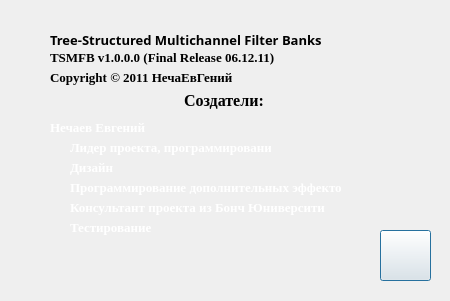
<?xml version="1.0" encoding="UTF-8"?>
<ui version="4.0">
 <class>dialogAbout</class>
 <widget class="QDialog" name="dialogAbout">
  <property name="geometry">
   <rect>
    <x>0</x>
    <y>0</y>
    <width>450</width>
    <height>301</height>
   </rect>
  </property>
  <property name="mouseTracking">
   <bool>true</bool>
  </property>
  <property name="contextMenuPolicy">
   <enum>Qt::NoContextMenu</enum>
  </property>
  <property name="windowTitle">
   <string>TSMFB</string>
  </property>
  <property name="windowIcon">
   <iconset resource="resource.qrc">
    <normaloff>:/images/russian_federation.png</normaloff>:/images/russian_federation.png</iconset>
  </property>
  <property name="windowOpacity">
   <double>1.000000000000000</double>
  </property>
  <property name="autoFillBackground">
   <bool>true</bool>
  </property>
  <widget class="QLabel" name="label">
   <property name="enabled">
    <bool>true</bool>
   </property>
   <property name="geometry">
    <rect>
     <x>-20</x>
     <y>-110</y>
     <width>491</width>
     <height>511</height>
    </rect>
   </property>
   <property name="autoFillBackground">
    <bool>false</bool>
   </property>
   <property name="frameShape">
    <enum>QFrame::NoFrame</enum>
   </property>
   <property name="frameShadow">
    <enum>QFrame::Plain</enum>
   </property>
   <property name="text">
    <string/>
   </property>
   <property name="pixmap">
    <pixmap resource="resource.qrc">:/images/about.png</pixmap>
   </property>
   <property name="scaledContents">
    <bool>true</bool>
   </property>
   <property name="wordWrap">
    <bool>false</bool>
   </property>
  </widget>
  <widget class="QLabel" name="label_3">
   <property name="geometry">
    <rect>
     <x>50</x>
     <y>50</y>
     <width>271</width>
     <height>16</height>
    </rect>
   </property>
   <property name="font">
    <font>
     <family>Times New Roman</family>
     <pointsize>10</pointsize>
     <weight>75</weight>
     <bold>true</bold>
    </font>
   </property>
   <property name="text">
    <string>TSMFB v1.0.0.0 (Final Release 06.12.11)</string>
   </property>
   <property name="textFormat">
    <enum>Qt::RichText</enum>
   </property>
  </widget>
  <widget class="QLabel" name="label_5">
   <property name="geometry">
    <rect>
     <x>50</x>
     <y>120</y>
     <width>101</width>
     <height>16</height>
    </rect>
   </property>
   <property name="font">
    <font>
     <family>Times New Roman</family>
     <pointsize>10</pointsize>
     <weight>75</weight>
     <bold>true</bold>
    </font>
   </property>
   <property name="text">
    <string>&lt;!DOCTYPE HTML PUBLIC &quot;-//W3C//DTD HTML 4.0//EN&quot; &quot;http://www.w3.org/TR/REC-html40/strict.dtd&quot;&gt;
&lt;html&gt;&lt;head&gt;&lt;meta name=&quot;qrichtext&quot; content=&quot;1&quot; /&gt;&lt;style type=&quot;text/css&quot;&gt;
p, li { white-space: pre-wrap; }
&lt;/style&gt;&lt;/head&gt;&lt;body style=&quot; font-family:'Times New Roman'; font-size:10pt; font-weight:600; font-style:normal;&quot;&gt;
&lt;p style=&quot; margin-top:0px; margin-bottom:0px; margin-left:0px; margin-right:0px; -qt-block-indent:0; text-indent:0px;&quot;&gt;&lt;span style=&quot; color:#ffffff;&quot;&gt;Нечаев Евгений&lt;/span&gt;&lt;/p&gt;&lt;/body&gt;&lt;/html&gt;</string>
   </property>
   <property name="textFormat">
    <enum>Qt::RichText</enum>
   </property>
   <property name="scaledContents">
    <bool>false</bool>
   </property>
  </widget>
  <widget class="QLabel" name="label_7">
   <property name="geometry">
    <rect>
     <x>70</x>
     <y>180</y>
     <width>271</width>
     <height>16</height>
    </rect>
   </property>
   <property name="font">
    <font>
     <family>Times New Roman</family>
     <pointsize>10</pointsize>
     <weight>75</weight>
     <bold>true</bold>
    </font>
   </property>
   <property name="text">
    <string>&lt;!DOCTYPE HTML PUBLIC &quot;-//W3C//DTD HTML 4.0//EN&quot; &quot;http://www.w3.org/TR/REC-html40/strict.dtd&quot;&gt;
&lt;html&gt;&lt;head&gt;&lt;meta name=&quot;qrichtext&quot; content=&quot;1&quot; /&gt;&lt;style type=&quot;text/css&quot;&gt;
p, li { white-space: pre-wrap; }
&lt;/style&gt;&lt;/head&gt;&lt;body style=&quot; font-family:'Times New Roman'; font-size:10pt; font-weight:600; font-style:normal;&quot;&gt;
&lt;p style=&quot; margin-top:0px; margin-bottom:0px; margin-left:0px; margin-right:0px; -qt-block-indent:0; text-indent:0px;&quot;&gt;&lt;span style=&quot; color:#ffffff;&quot;&gt;Программирование дополнительных эффектов&lt;/span&gt;&lt;/p&gt;&lt;/body&gt;&lt;/html&gt;</string>
   </property>
   <property name="textFormat">
    <enum>Qt::RichText</enum>
   </property>
   <property name="scaledContents">
    <bool>false</bool>
   </property>
  </widget>
  <widget class="QLabel" name="label_4">
   <property name="geometry">
    <rect>
     <x>184</x>
     <y>90</y>
     <width>90</width>
     <height>21</height>
    </rect>
   </property>
   <property name="font">
    <font>
     <family>Times New Roman</family>
     <pointsize>12</pointsize>
     <weight>75</weight>
     <italic>false</italic>
     <bold>true</bold>
     <underline>false</underline>
    </font>
   </property>
   <property name="text">
    <string>Создатели:</string>
   </property>
   <property name="textFormat">
    <enum>Qt::RichText</enum>
   </property>
  </widget>
  <widget class="QLabel" name="label_6">
   <property name="geometry">
    <rect>
     <x>70</x>
     <y>140</y>
     <width>201</width>
     <height>16</height>
    </rect>
   </property>
   <property name="font">
    <font>
     <family>Times New Roman</family>
     <pointsize>10</pointsize>
     <weight>75</weight>
     <bold>true</bold>
    </font>
   </property>
   <property name="text">
    <string>&lt;!DOCTYPE HTML PUBLIC &quot;-//W3C//DTD HTML 4.0//EN&quot; &quot;http://www.w3.org/TR/REC-html40/strict.dtd&quot;&gt;
&lt;html&gt;&lt;head&gt;&lt;meta name=&quot;qrichtext&quot; content=&quot;1&quot; /&gt;&lt;style type=&quot;text/css&quot;&gt;
p, li { white-space: pre-wrap; }
&lt;/style&gt;&lt;/head&gt;&lt;body style=&quot; font-family:'Times New Roman'; font-size:10pt; font-weight:600; font-style:normal;&quot;&gt;
&lt;p style=&quot; margin-top:0px; margin-bottom:0px; margin-left:0px; margin-right:0px; -qt-block-indent:0; text-indent:0px;&quot;&gt;&lt;span style=&quot; color:#ffffff;&quot;&gt;Лидер проекта, программирование&lt;/span&gt;&lt;/p&gt;&lt;/body&gt;&lt;/html&gt;</string>
   </property>
   <property name="textFormat">
    <enum>Qt::RichText</enum>
   </property>
   <property name="scaledContents">
    <bool>false</bool>
   </property>
  </widget>
  <widget class="QLabel" name="label_8">
   <property name="geometry">
    <rect>
     <x>70</x>
     <y>160</y>
     <width>271</width>
     <height>16</height>
    </rect>
   </property>
   <property name="font">
    <font>
     <family>Times New Roman</family>
     <pointsize>10</pointsize>
     <weight>75</weight>
     <bold>true</bold>
    </font>
   </property>
   <property name="text">
    <string>&lt;!DOCTYPE HTML PUBLIC &quot;-//W3C//DTD HTML 4.0//EN&quot; &quot;http://www.w3.org/TR/REC-html40/strict.dtd&quot;&gt;
&lt;html&gt;&lt;head&gt;&lt;meta name=&quot;qrichtext&quot; content=&quot;1&quot; /&gt;&lt;style type=&quot;text/css&quot;&gt;
p, li { white-space: pre-wrap; }
&lt;/style&gt;&lt;/head&gt;&lt;body style=&quot; font-family:'Times New Roman'; font-size:10pt; font-weight:600; font-style:normal;&quot;&gt;
&lt;p style=&quot; margin-top:0px; margin-bottom:0px; margin-left:0px; margin-right:0px; -qt-block-indent:0; text-indent:0px;&quot;&gt;&lt;span style=&quot; color:#ffffff;&quot;&gt;Дизайн&lt;/span&gt;&lt;/p&gt;&lt;/body&gt;&lt;/html&gt;</string>
   </property>
   <property name="textFormat">
    <enum>Qt::RichText</enum>
   </property>
   <property name="scaledContents">
    <bool>false</bool>
   </property>
  </widget>
  <widget class="QLabel" name="label_9">
   <property name="geometry">
    <rect>
     <x>70</x>
     <y>200</y>
     <width>271</width>
     <height>16</height>
    </rect>
   </property>
   <property name="font">
    <font>
     <family>Times New Roman</family>
     <pointsize>10</pointsize>
     <weight>75</weight>
     <bold>true</bold>
    </font>
   </property>
   <property name="text">
    <string>&lt;!DOCTYPE HTML PUBLIC &quot;-//W3C//DTD HTML 4.0//EN&quot; &quot;http://www.w3.org/TR/REC-html40/strict.dtd&quot;&gt;
&lt;html&gt;&lt;head&gt;&lt;meta name=&quot;qrichtext&quot; content=&quot;1&quot; /&gt;&lt;style type=&quot;text/css&quot;&gt;
p, li { white-space: pre-wrap; }
&lt;/style&gt;&lt;/head&gt;&lt;body style=&quot; font-family:'Times New Roman'; font-size:10pt; font-weight:600; font-style:normal;&quot;&gt;
&lt;p style=&quot; margin-top:0px; margin-bottom:0px; margin-left:0px; margin-right:0px; -qt-block-indent:0; text-indent:0px;&quot;&gt;&lt;span style=&quot; color:#ffffff;&quot;&gt;Консультант проекта из Бонч Юниверсити&lt;/span&gt;&lt;/p&gt;&lt;/body&gt;&lt;/html&gt;</string>
   </property>
   <property name="textFormat">
    <enum>Qt::RichText</enum>
   </property>
   <property name="scaledContents">
    <bool>false</bool>
   </property>
  </widget>
  <widget class="QLabel" name="label_10">
   <property name="geometry">
    <rect>
     <x>70</x>
     <y>220</y>
     <width>271</width>
     <height>16</height>
    </rect>
   </property>
   <property name="font">
    <font>
     <family>Times New Roman</family>
     <pointsize>10</pointsize>
     <weight>75</weight>
     <bold>true</bold>
    </font>
   </property>
   <property name="text">
    <string>&lt;!DOCTYPE HTML PUBLIC &quot;-//W3C//DTD HTML 4.0//EN&quot; &quot;http://www.w3.org/TR/REC-html40/strict.dtd&quot;&gt;
&lt;html&gt;&lt;head&gt;&lt;meta name=&quot;qrichtext&quot; content=&quot;1&quot; /&gt;&lt;style type=&quot;text/css&quot;&gt;
p, li { white-space: pre-wrap; }
&lt;/style&gt;&lt;/head&gt;&lt;body style=&quot; font-family:'Times New Roman'; font-size:10pt; font-weight:600; font-style:normal;&quot;&gt;
&lt;p style=&quot; margin-top:0px; margin-bottom:0px; margin-left:0px; margin-right:0px; -qt-block-indent:0; text-indent:0px;&quot;&gt;&lt;span style=&quot; color:#ffffff;&quot;&gt;Тестирование&lt;/span&gt;&lt;/p&gt;&lt;/body&gt;&lt;/html&gt;</string>
   </property>
   <property name="textFormat">
    <enum>Qt::RichText</enum>
   </property>
   <property name="scaledContents">
    <bool>false</bool>
   </property>
  </widget>
  <widget class="QPushButton" name="pushButton">
   <property name="geometry">
    <rect>
     <x>380</x>
     <y>230</y>
     <width>51</width>
     <height>51</height>
    </rect>
   </property>
   <property name="text">
    <string/>
   </property>
   <property name="icon">
    <iconset resource="resource.qrc">
     <normaloff>:/images/exit_32_32.png</normaloff>:/images/exit_32_32.png</iconset>
   </property>
   <property name="iconSize">
    <size>
     <width>32</width>
     <height>32</height>
    </size>
   </property>
  </widget>
  <widget class="QLabel" name="label_2">
   <property name="geometry">
    <rect>
     <x>50</x>
     <y>30</y>
     <width>351</width>
     <height>21</height>
    </rect>
   </property>
   <property name="font">
    <font>
     <family>Broadway</family>
     <pointsize>10</pointsize>
     <weight>75</weight>
     <bold>true</bold>
    </font>
   </property>
   <property name="text">
    <string>Tree-Structured Multichannel Filter Banks</string>
   </property>
   <property name="textFormat">
    <enum>Qt::RichText</enum>
   </property>
   <property name="scaledContents">
    <bool>false</bool>
   </property>
  </widget>
  <widget class="QLabel" name="label_11">
   <property name="geometry">
    <rect>
     <x>50</x>
     <y>70</y>
     <width>271</width>
     <height>16</height>
    </rect>
   </property>
   <property name="font">
    <font>
     <family>Times New Roman</family>
     <pointsize>10</pointsize>
     <weight>75</weight>
     <bold>true</bold>
    </font>
   </property>
   <property name="text">
    <string>Copyright © 2011 НечаЕвГений</string>
   </property>
   <property name="textFormat">
    <enum>Qt::RichText</enum>
   </property>
  </widget>
 </widget>
 <resources>
  <include location="resource.qrc"/>
 </resources>
 <connections>
  <connection>
   <sender>pushButton</sender>
   <signal>clicked()</signal>
   <receiver>dialogAbout</receiver>
   <slot>close()</slot>
   <hints>
    <hint type="sourcelabel">
     <x>406</x>
     <y>233</y>
    </hint>
    <hint type="destinationlabel">
     <x>448</x>
     <y>255</y>
    </hint>
   </hints>
  </connection>
 </connections>
</ui>
